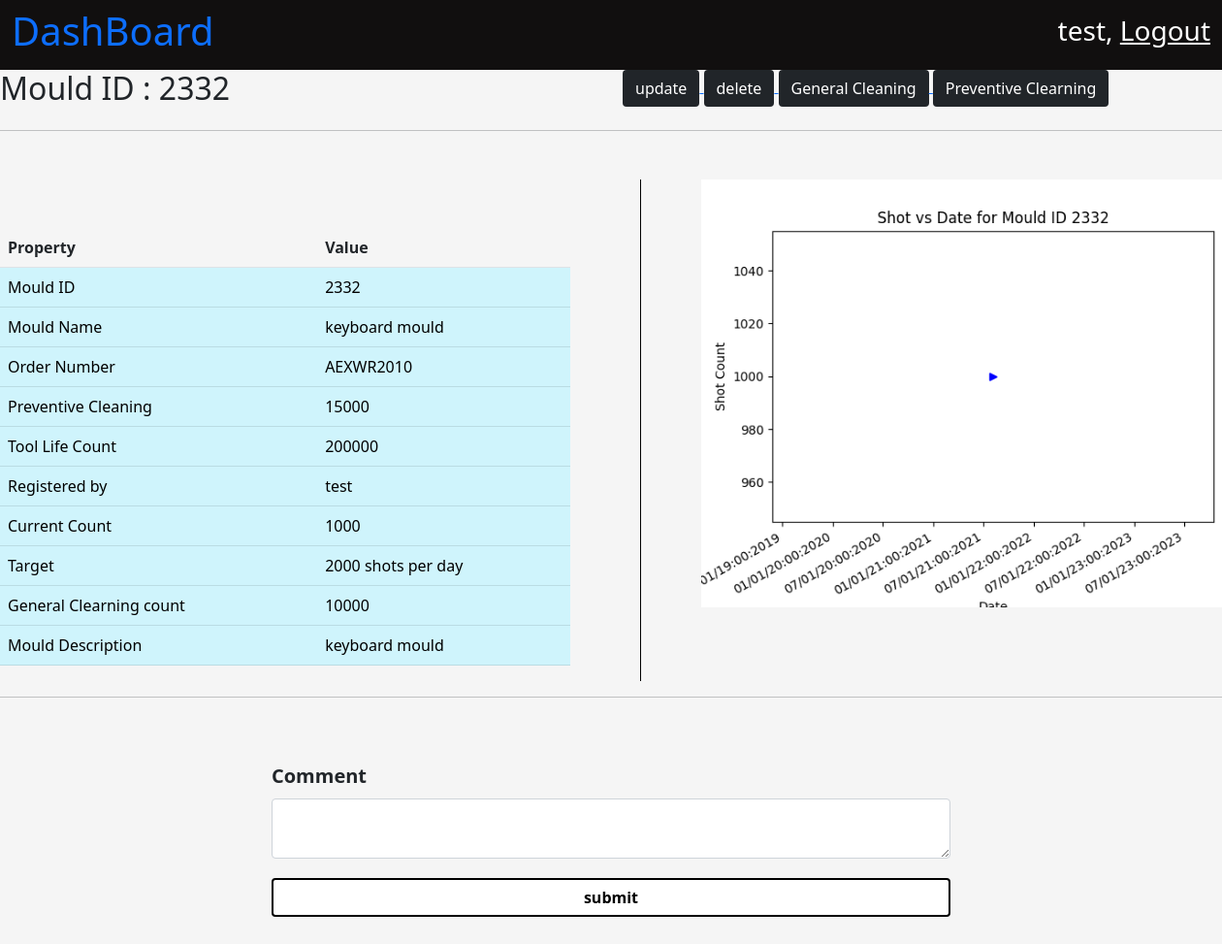
The app's page /mould/2332/ (signed in) with its own data.
### mould/models.py (models this page shows, shortened)
class Mould(models.Model):
    mould_id = models.IntegerField(primary_key=True)
    mould_name = models.CharField(max_length=200)
    cavity_number = models.IntegerField()
    registered_date = models.DateTimeField(auto_now_add=True)
    registered_by = models.ForeignKey(User, on_delete=models.PROTECT)
    general_maintaince_cleaning_threshold_value = models.IntegerField()
    preventive_maintaince_clearning_thresold_value = models.IntegerField()
    tool_life = models.IntegerField()
    present_count = models.IntegerField()
    moud_desc = models.CharField(max_length=100)
    order_number = models.CharField(max_length=100)
    raw_material = models.CharField(max_length=100)
    part_weight = models.FloatField()
    runner_weight = models.FloatField()
    tonnage = models.FloatField()
    cycle_time = models.FloatField()
    number_of_shots_per_day = models.IntegerField()
    def __str__(self):
        return str(self.mould_id)

### mould/views.py (the view, shortened to what this page needs)
# urls.py: path('<int:mould_id>/', views.mould_view, name = "MouldView"),
@login_required
def mould_view(request, mould_id):
    context = {}
    global BACK_FROM_GCLEAN, BACK_FROM_PCLEAN
    if BACK_FROM_GCLEAN:
        context['BACK_G_CLEAN'] = True
        BACK_FROM_GCLEAN = False
    else:
        context['BACK_G_CLEAN'] = False
    if BACK_FROM_PCLEAN:
        context['BACK_P_CLEAN'] = True
        BACK_FROM_PCLEAN = False
    else:
         context['BACK_P_CLEAN'] = False
    comments = MouldComment.objects.filter(mould_id = mould_id).order_by('commented_date_time')
    comments = list(comments)[::-1]
    print(comments)
    context['comments'] = comments
    mould_data =  Mould.objects.get(mould_id = mould_id)
    context['data'] = mould_data
    try:
        mould_g_clean_data = GeneralCleaningPresent.objects.get(mould_id = mould_data)
        print(mould_g_clean_data)
        context['mould_g_clean_data'] = mould_g_clean_data
        context['IN_CLEAN'] = True
    except:
        context['IN_CLEAN'] = False
    try:
        mould_p_maintain = PreventiveMaintaince.objects.get(mould_id = mould_data)
        print(mould_p_maintain)
        context['mould_p_main'] = mould_p_maintain
        context['IN_MAIN'] = True
    except:
        context['IN_MAIN'] = False
    drawGraphMould_vs_shots(mould_data)
    return render(request, 'mould_id.html', context)

### mould/views.py (called while the page is built)
def drawGraphMould_vs_shots(mould_id):
    mould_status_data = MouldStatus.objects.filter(mould_id = mould_id).order_by('status_update')
    increment_date = []
    increment_count = []
    for mould in mould_status_data:
        increment_date.append(mould.status_update.date())
        increment_count.append(mould.count_increment)
    print(increment_count)
    print(increment_date)
    plt.title(f'Shot vs Date for Mould ID {mould_id}')
    plt.xlabel('Date')
    plt.ylabel('Shot Count')
    plt.plot(increment_date, increment_count,marker='>', color='blue')
    plt.gcf().autofmt_xdate()
    myFmt = mdates.DateFormatter('%D:%M:%Y')
    plt.gca().xaxis.set_major_formatter(myFmt)
    plt.savefig('mould/static/images/mould_daily_count.png')
    plt.close()

### mould/templates/mould_id.html (shortened to what this page needs)
{% extends 'base.html' %}
{% load static %}
{% block title %}
    <link
        rel="stylesheet"
        href="{% static 'css/mould_id.css' %}" >
{% endblock %}
{% block body_content %}
    <nav
        class="navbar navbar-light dashboard_nav">
        <div class="container-fluid dashboard_nav">
            <p class="h1 dashboard_title">
                <a href="{% url 'homePage' %}" style="text-decoration:None;">
                  DashBoard
                </a>
            </p>
            <div class="user_data">
                <p class="h3">
                    {{ request.user.first_name }},
                    <a href="{% url 'userLogout' %}">
                        Logout
                    </a>
                </p>
            </div>
        </div>
    </nav>
    <div class="heading_container">
        <div class="row">
            <div class="col">
               <p class="h2">
                    Mould ID : {{ data.mould_id }}
                </p>
            </div>
            <div class="col">
                <a href="/mould/update/{{ data.mould_id }}">
                    <button class="btn bg-dark text-white mould_button">
                        update
                    </button>
                </a>
                <a href="/mould/delete/{{ data.mould_id }}">
                    <button class="btn bg-dark text-white mould_button">
                        delete
                    </button>
                </a>
                <a href="/mould/gclean/{{ data.mould_id }}">
                    <button class="btn bg-dark text-white mould_button">
                        General Cleaning
                    </button>
                </a>
                <a href="/mould/pmaintain/{{ data.mould_id }}">
                    <button class="btn bg-dark text-white mould_button">
                        Preventive Clearning
                    </button>
                </a>
            </div>
        </div>
    </div>
    <hr />
    <div class="mould_data_show">
        <div class="row">
            <div class="col tableColumn">
                <table class="table">
                            <th scope="col">Property</th>
                            <th scope="col">Value</th>
                    <tr class="table-info">
                        <td class="table-info">
                            Mould ID
                        </td>
                        <td class="table-info">
                            {{ data.mould_id }}
                        </td>
                    </tr>
                    <tr class="table-info">
                        <td class="table-info">
                            Mould Name
                        </td>
                        <td class="table-info">
                            {{ data.mould_name }}
                        </td>
                    </tr>
                    <tr class="table-info">
                        <td class="table-info">
                            Order Number
                        </td>
                        <td class="table-info">
                            {{ data.order_number }}
                        </td>
                    </tr>
                    <tr class="table-info">
                        <td class="table-info">
                            Preventive Cleaning
                        </td>
                        <td class="table-info">
                            {{ data.preventive_maintaince_clearning_thresold_value }}
                        </td>
                    </tr>
                    <tr class="table-info">
                        <td class="table-info">
                           Tool Life Count
                        </td>
                        <td class="table-info">
                            {{ data.tool_life }}
                        </td>
                    </tr>
                    <tr class="table-info">
                        <td class="table-info">
                            Registered by
                        </td>
                        <td class="table-info">
                            {{ data.registered_by.first_name }}
                        </td>
                    </tr>
                    <tr class="table-info">
                        <td class="table-info">
                            Current Count
                        </td>
                        <td class="table-info">
                            {{ data.present_count }}
                        </td>
                    </tr>
                    <tr class="table-info">
                        <td class="table-info">
                            Target
                        </td>
                        <td class="table-info">
                            {{ data.number_of_shots_per_day }} shots per day
                        </td>
                    </tr>
                    <tr class="table-info">
                        <td class="table-info">
                            General Clearning count
                        </td>
                        <td class="table-info">
                            {{ data.general_maintaince_cleaning_threshold_value }}
                        </td>
                    </tr>
                    <tr class="table-info">
                        <td class="table-info">
                            Mould Description
                        </td>
                        <td class="table-info">
                            {{ data.moud_desc }}
                        </td>
                    </tr>
                </table>
            </div>
            <div class="col graphColumn">
                <img src="{% static 'images/mould_daily_count.png' %}" class="img-fluid" alt="...">
            </div>
        </div>
    </div>
    <hr />
    <div class="container comment_box" style="margin-top : -50px;">
        <form action="." method = "POST">
              <label
                for="exampleInputEmail1"
                class="form-label"
                style="font-size : 20px;"
                >
                <b>
                Comment
                </b>
            </label>
            <textarea
            name = "comment"
            class="form-control"
            id="mouldName"
            aria-describedby="textHelp"
            required >
            </textarea>
            <div
            class="mb-3 submitButton">
            <button type="submit" class="btn btn-primary submitButton customSubmitButton"><b>submit</b></button>
        </div>
        </form>
    </div>
{% endblock %}

### mould/static/css/mould_id.css (style rules this page uses)
body { background-color: whitesmoke; }
nav.dashboard_nav { background-color: rgb(17, 15, 15); }
nav.dashboard_nav div.dashboard_nav { color : white; }
nav.dashboard_nav div.user_data p a { color: white; }
div.container { margin-top : 100px; padding: 100px; width: 900px; height: 500px; }
div.container form div button.customSubmitButton { width : 700px; color : black; background-color: white; border : 2px solid black; margin-top : 20px; }
div.mould_data_show { margin-top : 50px; }
div.mould_data_show div.row div.tableColumn { margin-top: 50px; }
div.mould_data_show div.graphColumn { margin-left: 60px; border-left: 0.5px solid black; }
div.mould_data_show div.graphColumn img { margin-left: 50px; width : 650px; }

### records on screen
Mould: mould_id "2332", mould_name "keyboard mould", order_number "AEXWR2010", preventive_maintaince_clearning_thresold_value "15000", tool_life "200000", registered_by.first_name "test", present_count "1000", number_of_shots_per_day "2000", general_maintaince_cleaning_threshold_value "10000", moud_desc "keyboard mould"

### other values on screen
{{ request.user.first_name }} "test"
